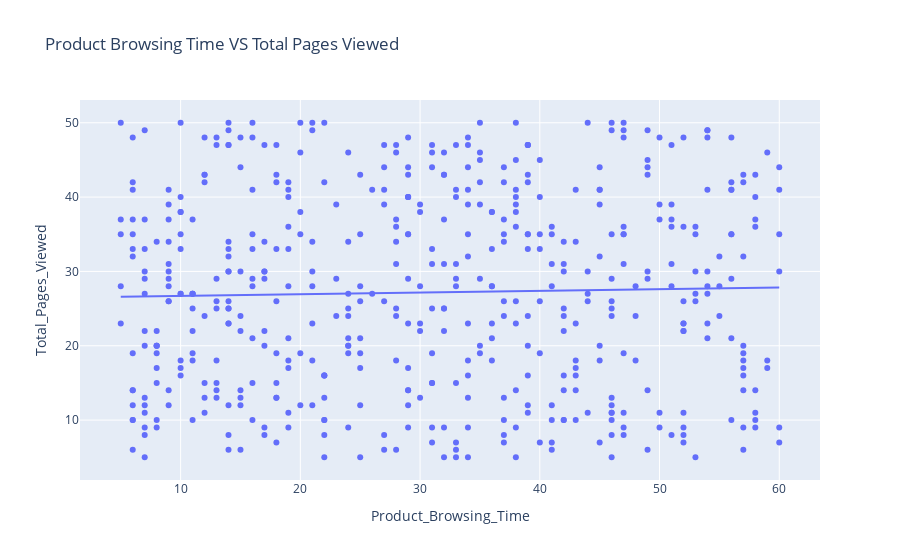

Notebook code for this chart:
### Code cell
# Analysing customer behaviour.
# Relation between Product browsing time and total pages viewed.
#'Product_Browsing_Time' vs 'Total_Pages_Viewed'
fig = px.scatter(data, x ='Product_Browsing_Time', y = 'Total_Pages_Viewed', title = 'Product Browsing Time VS Total Pages Viewed',trendline = 'ols')
fig.show()

### Figure 1 — Plotly figure (JSON) as saved in the notebook; plotly's stock layout.template omitted (floating-point values rounded to 4 significant figures; data arrays with more than 128 entries replaced by an {"elided": "..."} marker saying what was removed)
{"data": [{"hovertemplate": "Product_Browsing_Time=%{x}<br>Total_Pages_Viewed=%{y}<extra></extra>", "legendgroup": "", "marker": {"color": "#636efa", "symbol": "circle"}, "mode": "markers", "name": "", "orientation": "v", "showlegend": false, "type": "scatter", "x": {"elided": "500 int values"}, "xaxis": "x", "y": {"elided": "500 int values"}, "yaxis": "y"}, {"hovertemplate": "<b>OLS trendline</b><br>Total_Pages_Viewed = 0.0228394 * Product_Browsing_Time + 26.4799<br>R<sup>2</sup>=0.000775<br><br>Product_Browsing_Time=%{x}<br>Total_Pages_Viewed=%{y} <b>(trend)</b><extra></extra>", "legendgroup": "", "marker": {"color": "#636efa", "symbol": "circle"}, "mode": "lines", "name": "", "showlegend": false, "type": "scatter", "x": {"elided": "500 int values"}, "xaxis": "x", "y": {"elided": "500 float values"}, "yaxis": "y"}], "layout": {"autosize": true, "legend": {"tracegroupgap": 0}, "title": {"text": "Product Browsing Time VS Total Pages Viewed"}, "xaxis": {"anchor": "y", "autorange": true, "domain": [0, 1], "range": [1.671, 63.33], "title": {"text": "Product_Browsing_Time"}, "type": "linear"}, "yaxis": {"anchor": "x", "autorange": true, "domain": [0, 1], "range": [1.286, 53.71], "title": {"text": "Total_Pages_Viewed"}, "type": "linear"}}}
